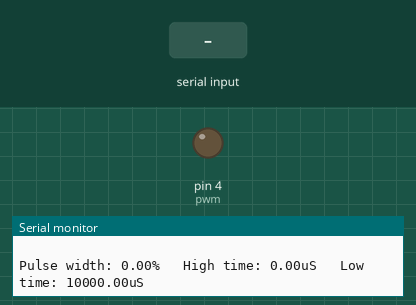
Simulated run of this sketch. Board: Arduino Uno, built with avr-gcc and run on an emulated ATmega328P. Parts: output pins drawn as LEDs (lit = HIGH), the last lines printed to the serial monitor. The inputs (shaded band) are chosen by the test bench.

Above: at 1.2 s.
1.3 s: "90,45\n" received over Serial
At 3.3 s:
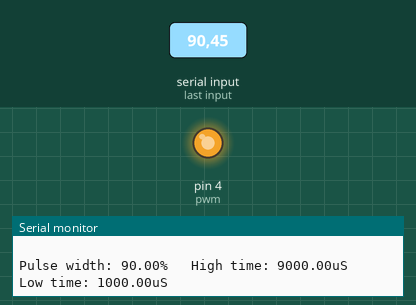
4.3 s: "30,150\n" received over Serial
At 7.0 s:
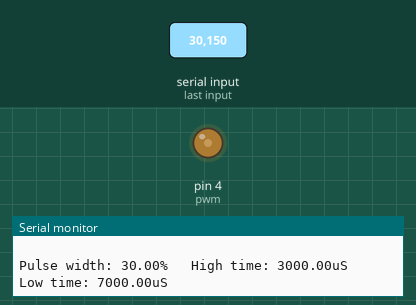
7.3 s: "5\n" received over Serial
At 9.1 s:
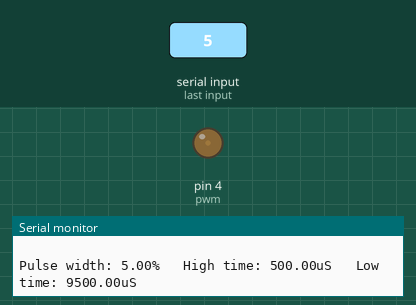
9.4 s: "90\n" received over Serial
At 10.6 s:
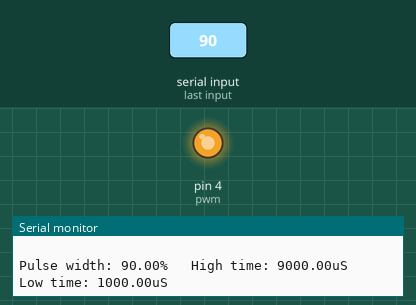
11.8 s: "200\n" received over Serial
At 13.3 s:
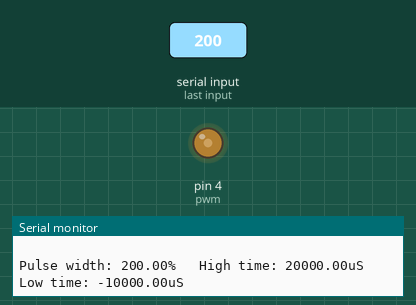
Timing chart, 0 to 14.3 s (numbered marks = the images above; inputs shaded):
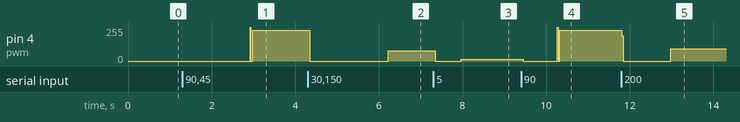

Measured:
- after the input at 1.3 s, pin 4 (pwm): 0/255 → 230/255 after 1.6 s
- after the input at 4.3 s, pin 4 (pwm): 230/255 → 0/255 at once, → 77/255 1.9 s later
- after the input at 7.3 s, pin 4 (pwm): 77/255 → 0/255 at once, → 13/255 0.63 s later
- after the input at 9.4 s, pin 4 (pwm): 13/255 → 0/255 after 0.05 s, → 230/255 0.81 s later
- after the input at 11.8 s, pin 4 (pwm): 230/255 → 0/255 at once, → 92/255 1.2 s later

The sketch:

PWM_project.ino
```cpp
// CODE BY MATTIAS FLOYD

int pwm = 4; // assigns pin for variable pwm
float t1 = 0;   // declares variable t1
float t2 = 0;   // declares variable t2
float per = 0; //percent power
int frq = 10000; //frequency (reccomended between 500-32000) arduino math breaks after 32000 for some reason (higher number means lower functioning frequency because it's length in uS)
void setup()  // setup loop
{
  pinMode(pwm, OUTPUT); // declares pin 12 as output
  Serial.begin(9600); //Starts Serial
  t1 = (frq*(per/100)); //calculates on time
  t2 = (frq-(frq*(per/100))); //calculates off time


  Serial.println("   ");  //This Section Displays the values over serial
  Serial.print("Pulse width: ");
  Serial.print(per);
  Serial.print("%");
  Serial.print("   ");
  Serial.print("High time: ");
  Serial.print(t1);
  Serial.print("uS");
  Serial.print("   ");
  Serial.print("Low time: ");
  Serial.print(t2);
  Serial.print("uS");
  Serial.println("   ");
}
void loop()
{
   String in = "";
  while (Serial.available()<=0) //Checks for no serial input
  {
  digitalWrite(pwm, HIGH); // sets pin 12 HIGH
  delayMicroseconds(t1);   // waits for t1 uS (high time)
  digitalWrite(pwm, LOW);  // sets pin 12 LOW
  delayMicroseconds(t2);   // waits for t2 uS (low time)
  }


   if (Serial.available()>0) //Checks for serial Input
  {

    while (Serial.available()>0) //loop while serial is being inputed
    {
  in += char(Serial.read()); //puts the serial charecters into the String
  delay(250);
  }
   int val = in.toInt(); //converts the input string into a integer
   per = val;
  }

  t1 = (frq*(per/100));  //calculates on time
  t2 = (frq - (frq*(per/100))); //calculates off time

  Serial.println("   ");    //This Section Displays the values over serial
  Serial.print("Pulse width: ");
  Serial.print(per);
  Serial.print("%");
  Serial.print("   ");
  Serial.print("High time: ");
  Serial.print(t1);
  Serial.print("uS");
  Serial.print("   ");
  Serial.print("Low time: ");
  Serial.print(t2);
  Serial.print("uS");
  Serial.println("   ");

 delay(100); //delay for smoothness


}
```
